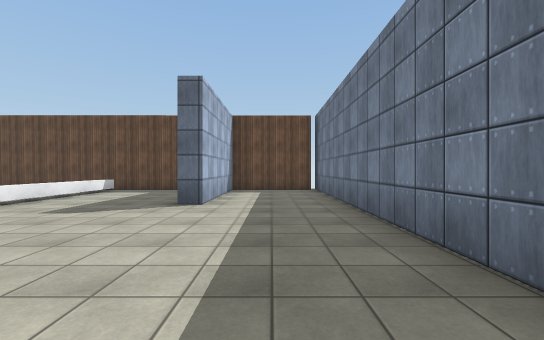
[1] (above)

22 first-person views from a walk through a 3-D level made in the Unity game engine. The camera is 1.4 m above the floor, looks level and sees 90° across. The floor is counted in squares, 2 m on a side. Each view is taken from the middle of a square. On the plan, view 1 faces up. The plan holds only what a view shows up to about 9 squares ahead; the rest is blank. The player character is not drawn. Surface patterns are stand-ins for the level's own textures.

[2]
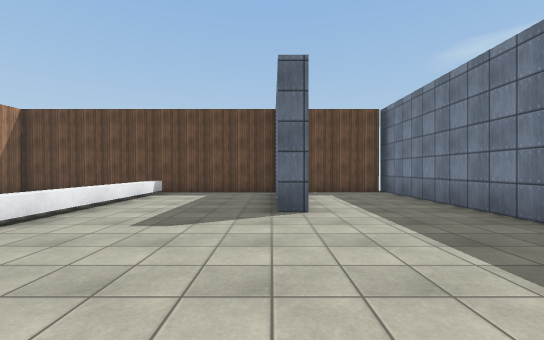

[3]
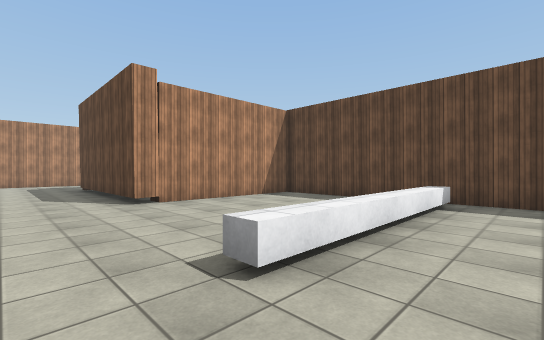

[4]
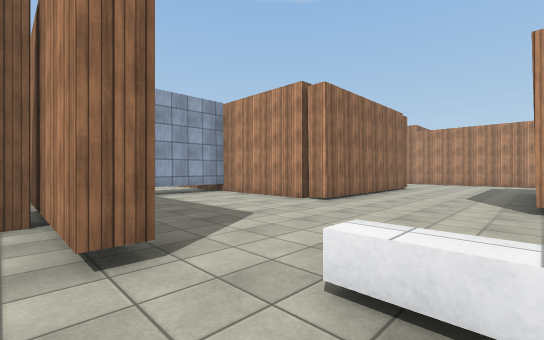

[5]
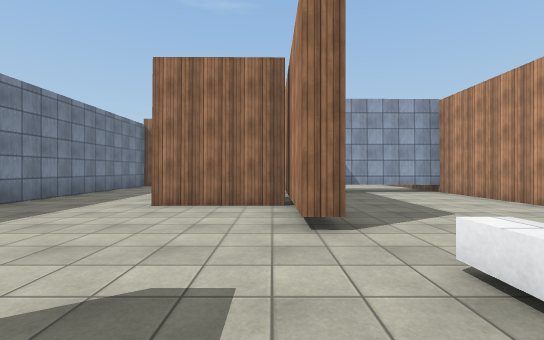

[6]
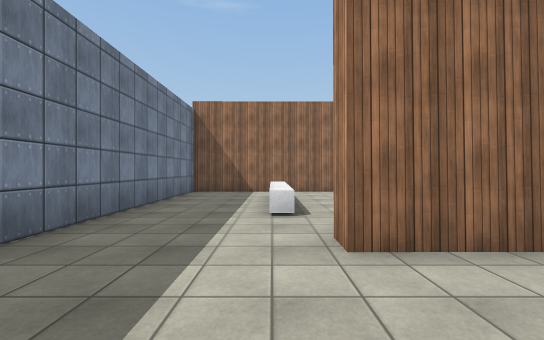

[7]
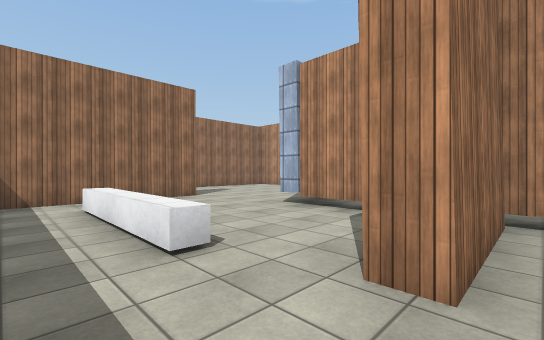

[8]
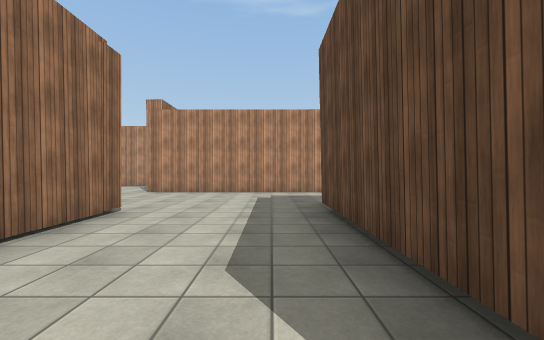

[9]
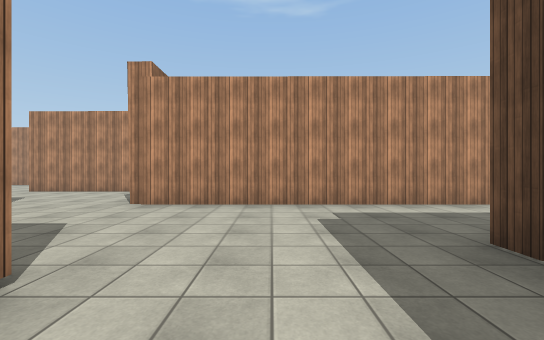

[10]
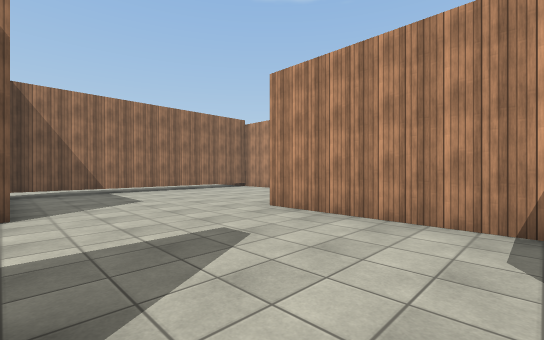

[11]
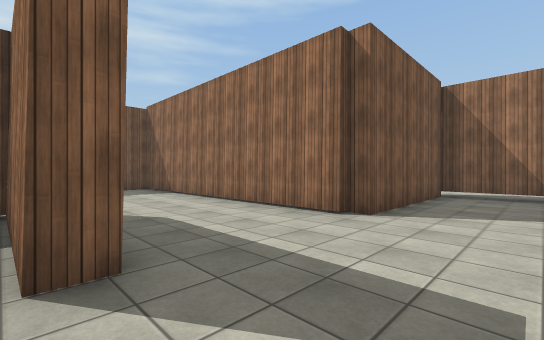

[12]
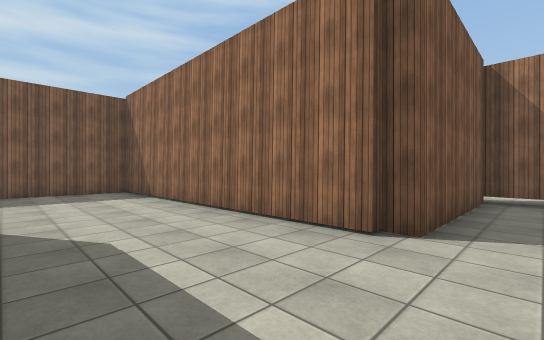

[13]
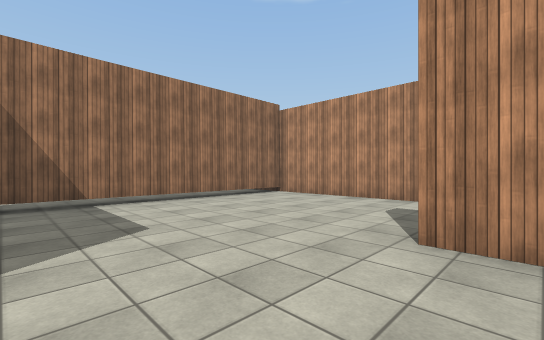

[14]
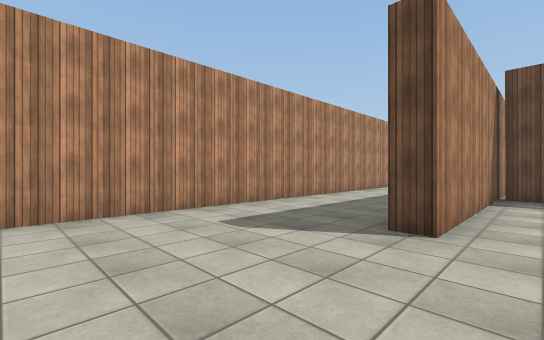

[15]
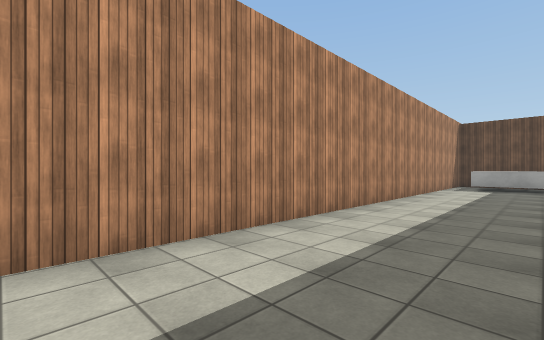

[16]
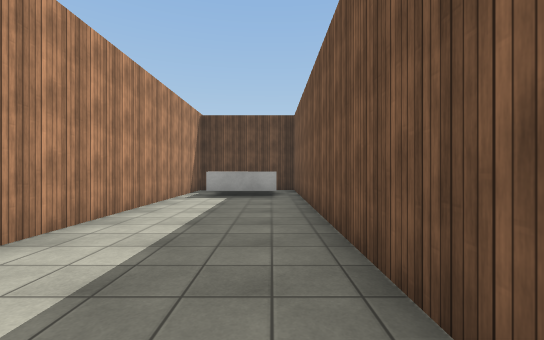

[17]
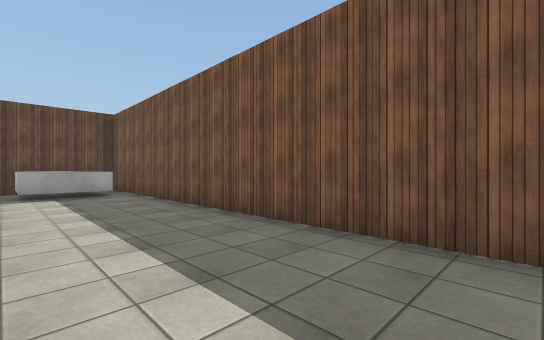

[18]
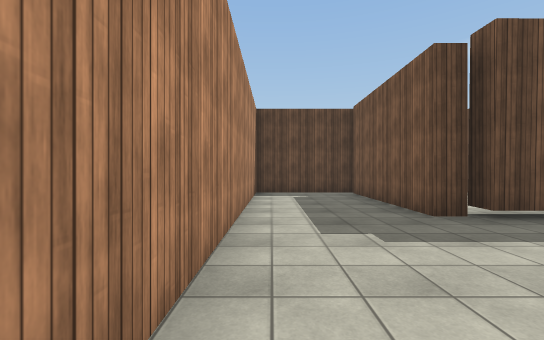

[19]
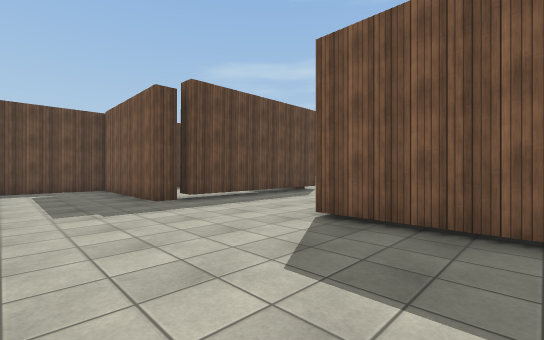

[20]
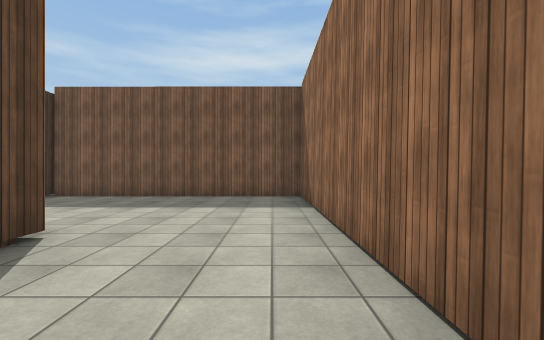

[21]
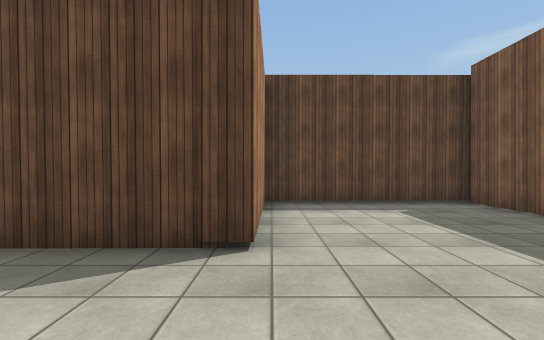

[22]
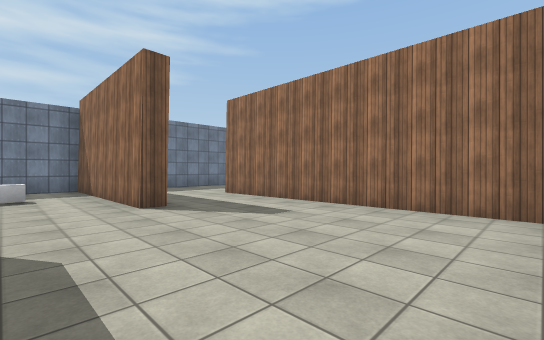

### Floor plan
Key: @ floor where view 1 was taken; # wall or solid block; . floor; = window, fence, low wall or low ledge; ^ raised ledge; T thing the floor can be seen under or through.
Columns run from 26 left of view 1 to 2 right of it. Each row starts with its distance up from view 1.
 10 ####   #####    #############
  9 #.^^#  #...#    #.. .=..#...#
  8 #.^^#  #...#    #.. .^..#...#
  7 #.^^#  #...#    #.. .^..#...#
  6 #...#  #...#    #.. .^..#...#
  5 #...#  #...######....^......#
  4 #...#  #....................#
  3 #...#  #....................#
  2 #...#  #.............#......#
  1 #...#  #...######....#......#
  0 #...####...#....#....####.@.#
 -1 #...#......#....#....#......#
 -2 #...#....###....#....#...^..#
 -3 #...#...........######...^..#
 -4 #...#...........#........^..#
 -5 #...............#...........#
 -6 #.......#########......######
 -7 #.......#        ........
 -8 #.......#        .........
 -9 #.......#        ########.
-10 #...TTTT#
-11 #### ....
-12    ......

Where each view was taken, in squares from view 1:
view 1: 0 up, 0 right, facing up
view 2: 1 up, 2 left, facing up
view 3: 3 up, 4 left, facing up-left
view 4: 5 up, 4 left, facing down-left
view 5: 6 up, 4 left, facing down
view 6: 3 up, 1 left, facing down
view 7: 1 up, 0 right, facing down-left
view 8: 4 up, 10 left, facing left
view 9: 3 up, 13 left, facing left
view 10: 1 down, 18 left, facing down-left
view 11: 2 down, 20 left, facing down-right
view 12: 3 down, 19 left, facing down-right
view 13: 4 down, 19 left, facing down-left
view 14: 8 down, 21 left, facing up-left
view 15: 4 down, 23 left, facing up-left
view 16: 0 up, 23 left, facing up
view 17: 1 down, 25 left, facing up-right
view 18: 1 up, 18 left, facing up
view 19: 1 down, 18 left, facing up-right
view 20: 5 down, 17 left, facing right
view 21: 5 down, 14 left, facing up
view 22: 4 down, 9 left, facing down-right
